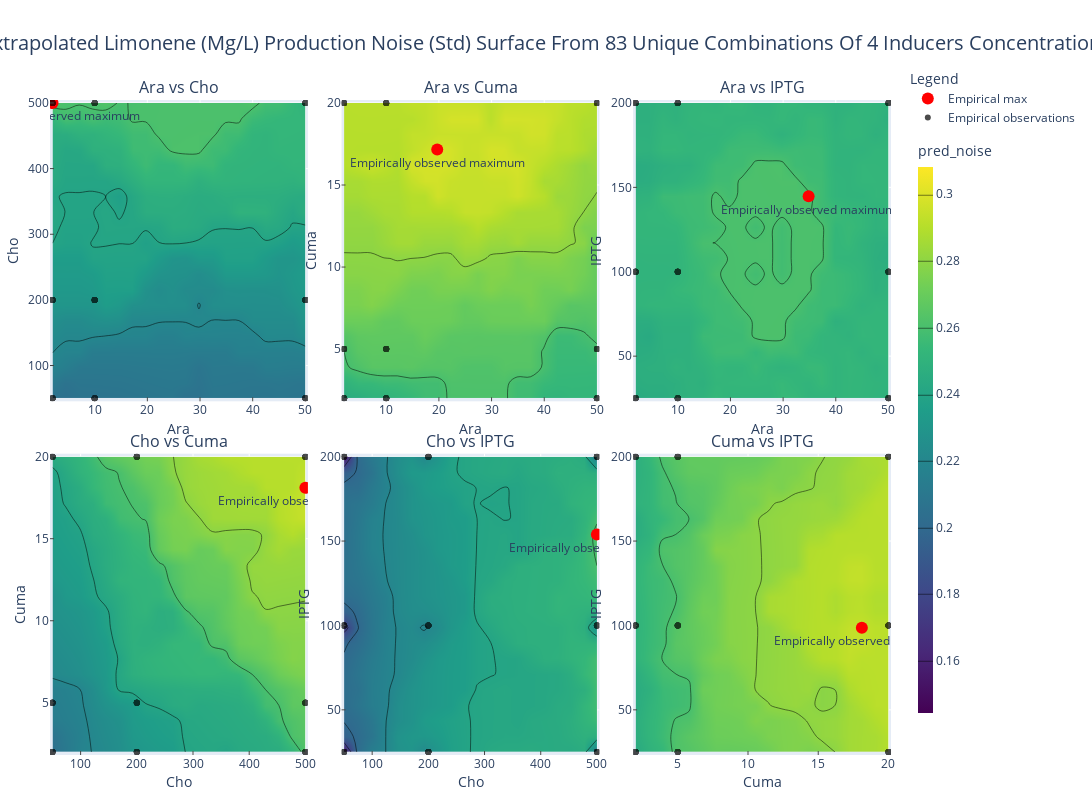

Here is the notebook cell this chart was saved with:
### Code cell
plotter = MeshGridSlicePlotter.MeshGridSlicePlotter(response_mesh_grid, parameters, "pred_noise", optimum_coords, cutoff=50, empirical_grid_df=unique_combinations)
fig = plotter.plot_all_slices()
fig.update_layout(title_text="Extrapolated Limonene (mg/L) production noise (std) surface from 83 unique combinations of 4 inducers concentrations".title(), title_font_size=20)

file_write(fig, "dry-noise")

### Figure 1 — Plotly figure (JSON) as saved in the notebook; plotly's stock layout.template omitted (floating-point values rounded to 4 significant figures; data arrays with more than 128 entries replaced by an {"elided": "..."} marker saying what was removed)
{"data": [{"colorscale": [[0, "#440154"], [0.1111, "#482878"], [0.2222, "#3e4989"], [0.3333, "#31688e"], [0.4444, "#26828e"], [0.5556, "#1f9e89"], [0.6667, "#35b779"], [0.7778, "#6ece58"], [0.8889, "#b5de2b"], [1, "#fde725"]], "contours": {"coloring": "heatmap"}, "legendgroup": "Noise level (mg/L)", "name": "Noise level (mg/L)", "showscale": false, "type": "contour", "x": [2.0, 4.526, 7.053, 9.579, 12.11, 14.63, 17.16, 19.68, 22.21, 24.74, 27.26, 29.79, 32.32, 34.84, 37.37, 39.89, 42.42, 44.95, 47.47, 50.0], "xaxis": "x", "y": [50.0, 73.68, 97.37, 121.1, 144.7, 168.4, 192.1, 215.8, 239.5, 263.2, 286.8, 310.5, 334.2, 357.9, 381.6, 405.3, 428.9, 452.6, 476.3, 500.0], "yaxis": "y", "z": {"elided": "20x20 float values"}, "zmax": 0.3083, "zmin": 0.1444}, {"marker": {"color": "red", "size": 12, "symbol": "circle"}, "mode": "markers+text", "name": "Empirical max", "showlegend": true, "text": ["Empirically observed maximum"], "textposition": "bottom center", "type": "scatter", "x": [2], "xaxis": "x", "y": [500], "yaxis": "y"}, {"marker": {"color": "black", "size": 6}, "mode": "markers", "name": "Empirical observations", "opacity": 0.7, "showlegend": true, "type": "scatter", "x": [2.0, 2.0, 2.0, 2.0, 2.0, 2.0, 2.0, 2.0, 2.0, 2.0, 2.0, 2.0, 2.0, 2.0, 2.0, 2.0, 2.0, 2.0, 2.0, 2.0, 2.0, 2.0, 2.0, 2.0, 2.0, 2.0, 2.0, 10.0, 10.0, 10.0, 10.0, 10.0, 10.0, 10.0, 10.0, 10.0, 10.0, 10.0, 10.0, 10.0, 10.0, 10.0, 10.0, 10.0, 10.0, 10.0, 10.0, 10.0, 10.0, 10.0, 10.0, 10.0, 10.0, 10.0, 50.0, 50.0, 50.0, 50.0, 50.0, 50.0, 50.0, 50.0, 50.0, 50.0, 50.0, 50.0, 50.0, 50.0, 50.0, 50.0, 50.0, 50.0, 50.0, 50.0, 50.0, 50.0, 50.0, 50.0, 50.0, 50.0, 50.0], "xaxis": "x", "y": [50.0, 50.0, 50.0, 50.0, 50.0, 50.0, 50.0, 50.0, 50.0, 200.0, 200.0, 200.0, 200.0, 200.0, 200.0, 200.0, 200.0, 200.0, 500.0, 500.0, 500.0, 500.0, 500.0, 500.0, 500.0, 500.0, 500.0, 50.0, 50.0, 50.0, 50.0, 50.0, 50.0, 50.0, 50.0, 50.0, 200.0, 200.0, 200.0, 200.0, 200.0, 200.0, 200.0, 200.0, 200.0, 500.0, 500.0, 500.0, 500.0, 500.0, 500.0, 500.0, 500.0, 500.0, 50.0, 50.0, 50.0, 50.0, 50.0, 50.0, 50.0, 50.0, 50.0, 200.0, 200.0, 200.0, 200.0, 200.0, 200.0, 200.0, 200.0, 200.0, 500.0, 500.0, 500.0, 500.0, 500.0, 500.0, 500.0, 500.0, 500.0], "yaxis": "y"}, {"colorscale": [[0, "#440154"], [0.1111, "#482878"], [0.2222, "#3e4989"], [0.3333, "#31688e"], [0.4444, "#26828e"], [0.5556, "#1f9e89"], [0.6667, "#35b779"], [0.7778, "#6ece58"], [0.8889, "#b5de2b"], [1, "#fde725"]], "contours": {"coloring": "heatmap"}, "legendgroup": "Noise level (mg/L)", "name": "Noise level (mg/L)", "showscale": false, "type": "contour", "x": [2.0, 4.526, 7.053, 9.579, 12.11, 14.63, 17.16, 19.68, 22.21, 24.74, 27.26, 29.79, 32.32, 34.84, 37.37, 39.89, 42.42, 44.95, 47.47, 50.0], "xaxis": "x2", "y": [2.0, 2.947, 3.895, 4.842, 5.789, 6.737, 7.684, 8.632, 9.579, 10.53, 11.47, 12.42, 13.37, 14.32, 15.26, 16.21, 17.16, 18.11, 19.05, 20.0], "yaxis": "y2", "z": {"elided": "20x20 float values"}, "zmax": 0.3083, "zmin": 0.1444}, {"marker": {"color": "red", "size": 12, "symbol": "circle"}, "mode": "markers+text", "name": "Empirical max", "showlegend": false, "text": ["Empirically observed maximum"], "textposition": "bottom center", "type": "scatter", "x": [19.68], "xaxis": "x2", "y": [17.16], "yaxis": "y2"}, {"marker": {"color": "black", "size": 6}, "mode": "markers", "name": "Empirical observations", "opacity": 0.7, "showlegend": false, "type": "scatter", "x": [2.0, 2.0, 2.0, 2.0, 2.0, 2.0, 2.0, 2.0, 2.0, 2.0, 2.0, 2.0, 2.0, 2.0, 2.0, 2.0, 2.0, 2.0, 2.0, 2.0, 2.0, 2.0, 2.0, 2.0, 2.0, 2.0, 2.0, 10.0, 10.0, 10.0, 10.0, 10.0, 10.0, 10.0, 10.0, 10.0, 10.0, 10.0, 10.0, 10.0, 10.0, 10.0, 10.0, 10.0, 10.0, 10.0, 10.0, 10.0, 10.0, 10.0, 10.0, 10.0, 10.0, 10.0, 50.0, 50.0, 50.0, 50.0, 50.0, 50.0, 50.0, 50.0, 50.0, 50.0, 50.0, 50.0, 50.0, 50.0, 50.0, 50.0, 50.0, 50.0, 50.0, 50.0, 50.0, 50.0, 50.0, 50.0, 50.0, 50.0, 50.0], "xaxis": "x2", "y": [2.0, 2.0, 2.0, 5.0, 5.0, 5.0, 20.0, 20.0, 20.0, 2.0, 2.0, 2.0, 5.0, 5.0, 5.0, 20.0, 20.0, 20.0, 2.0, 2.0, 2.0, 5.0, 5.0, 5.0, 20.0, 20.0, 20.0, 2.0, 2.0, 2.0, 5.0, 5.0, 5.0, 20.0, 20.0, 20.0, 2.0, 2.0, 2.0, 5.0, 5.0, 5.0, 20.0, 20.0, 20.0, 2.0, 2.0, 2.0, 5.0, 5.0, 5.0, 20.0, 20.0, 20.0, 2.0, 2.0, 2.0, 5.0, 5.0, 5.0, 20.0, 20.0, 20.0, 2.0, 2.0, 2.0, 5.0, 5.0, 5.0, 20.0, 20.0, 20.0, 2.0, 2.0, 2.0, 5.0, 5.0, 5.0, 20.0, 20.0, 20.0], "yaxis": "y2"}, {"colorscale": [[0, "#440154"], [0.1111, "#482878"], [0.2222, "#3e4989"], [0.3333, "#31688e"], [0.4444, "#26828e"], [0.5556, "#1f9e89"], [0.6667, "#35b779"], [0.7778, "#6ece58"], [0.8889, "#b5de2b"], [1, "#fde725"]], "contours": {"coloring": "heatmap"}, "legendgroup": "Noise level (mg/L)", "name": "Noise level (mg/L)", "showscale": false, "type": "contour", "x": [2.0, 4.526, 7.053, 9.579, 12.11, 14.63, 17.16, 19.68, 22.21, 24.74, 27.26, 29.79, 32.32, 34.84, 37.37, 39.89, 42.42, 44.95, 47.47, 50.0], "xaxis": "x3", "y": [25.0, 34.21, 43.42, 52.63, 61.84, 71.05, 80.26, 89.47, 98.68, 107.9, 117.1, 126.3, 135.5, 144.7, 153.9, 163.2, 172.4, 181.6, 190.8, 200.0], "yaxis": "y3", "z": {"elided": "20x20 float values"}, "zmax": 0.3083, "zmin": 0.1444}, {"marker": {"color": "red", "size": 12, "symbol": "circle"}, "mode": "markers+text", "name": "Empirical max", "showlegend": false, "text": ["Empirically observed maximum"], "textposition": "bottom center", "type": "scatter", "x": [34.84], "xaxis": "x3", "y": [144.7], "yaxis": "y3"}, {"marker": {"color": "black", "size": 6}, "mode": "markers", "name": "Empirical observations", "opacity": 0.7, "showlegend": false, "type": "scatter", "x": [2.0, 2.0, 2.0, 2.0, 2.0, 2.0, 2.0, 2.0, 2.0, 2.0, 2.0, 2.0, 2.0, 2.0, 2.0, 2.0, 2.0, 2.0, 2.0, 2.0, 2.0, 2.0, 2.0, 2.0, 2.0, 2.0, 2.0, 10.0, 10.0, 10.0, 10.0, 10.0, 10.0, 10.0, 10.0, 10.0, 10.0, 10.0, 10.0, 10.0, 10.0, 10.0, 10.0, 10.0, 10.0, 10.0, 10.0, 10.0, 10.0, 10.0, 10.0, 10.0, 10.0, 10.0, 50.0, 50.0, 50.0, 50.0, 50.0, 50.0, 50.0, 50.0, 50.0, 50.0, 50.0, 50.0, 50.0, 50.0, 50.0, 50.0, 50.0, 50.0, 50.0, 50.0, 50.0, 50.0, 50.0, 50.0, 50.0, 50.0, 50.0], "xaxis": "x3", "y": [25, 100, 200, 25, 100, 200, 25, 100, 200, 25, 100, 200, 25, 100, 200, 25, 100, 200, 25, 100, 200, 25, 100, 200, 25, 100, 200, 25, 100, 200, 25, 100, 200, 25, 100, 200, 25, 100, 200, 25, 100, 200, 25, 100, 200, 25, 100, 200, 25, 100, 200, 25, 100, 200, 25, 100, 200, 25, 100, 200, 25, 100, 200, 25, 100, 200, 25, 100, 200, 25, 100, 200, 25, 100, 200, 25, 100, 200, 25, 100, 200], "yaxis": "y3"}, {"colorscale": [[0, "#440154"], [0.1111, "#482878"], [0.2222, "#3e4989"], [0.3333, "#31688e"], [0.4444, "#26828e"], [0.5556, "#1f9e89"], [0.6667, "#35b779"], [0.7778, "#6ece58"], [0.8889, "#b5de2b"], [1, "#fde725"]], "contours": {"coloring": "heatmap"}, "legendgroup": "Noise level (mg/L)", "name": "Noise level (mg/L)", "showscale": false, "type": "contour", "x": [50.0, 73.68, 97.37, 121.1, 144.7, 168.4, 192.1, 215.8, 239.5, 263.2, 286.8, 310.5, 334.2, 357.9, 381.6, 405.3, 428.9, 452.6, 476.3, 500.0], "xaxis": "x4", "y": [2.0, 2.947, 3.895, 4.842, 5.789, 6.737, 7.684, 8.632, 9.579, 10.53, 11.47, 12.42, 13.37, 14.32, 15.26, 16.21, 17.16, 18.11, 19.05, 20.0], "yaxis": "y4", "z": {"elided": "20x20 float values"}, "zmax": 0.3083, "zmin": 0.1444}, {"marker": {"color": "red", "size": 12, "symbol": "circle"}, "mode": "markers+text", "name": "Empirical max", "showlegend": false, "text": ["Empirically observed maximum"], "textposition": "bottom center", "type": "scatter", "x": [500], "xaxis": "x4", "y": [18.11], "yaxis": "y4"}, {"marker": {"color": "black", "size": 6}, "mode": "markers", "name": "Empirical observations", "opacity": 0.7, "showlegend": false, "type": "scatter", "x": [50.0, 50.0, 50.0, 50.0, 50.0, 50.0, 50.0, 50.0, 50.0, 200.0, 200.0, 200.0, 200.0, 200.0, 200.0, 200.0, 200.0, 200.0, 500.0, 500.0, 500.0, 500.0, 500.0, 500.0, 500.0, 500.0, 500.0, 50.0, 50.0, 50.0, 50.0, 50.0, 50.0, 50.0, 50.0, 50.0, 200.0, 200.0, 200.0, 200.0, 200.0, 200.0, 200.0, 200.0, 200.0, 500.0, 500.0, 500.0, 500.0, 500.0, 500.0, 500.0, 500.0, 500.0, 50.0, 50.0, 50.0, 50.0, 50.0, 50.0, 50.0, 50.0, 50.0, 200.0, 200.0, 200.0, 200.0, 200.0, 200.0, 200.0, 200.0, 200.0, 500.0, 500.0, 500.0, 500.0, 500.0, 500.0, 500.0, 500.0, 500.0], "xaxis": "x4", "y": [2.0, 2.0, 2.0, 5.0, 5.0, 5.0, 20.0, 20.0, 20.0, 2.0, 2.0, 2.0, 5.0, 5.0, 5.0, 20.0, 20.0, 20.0, 2.0, 2.0, 2.0, 5.0, 5.0, 5.0, 20.0, 20.0, 20.0, 2.0, 2.0, 2.0, 5.0, 5.0, 5.0, 20.0, 20.0, 20.0, 2.0, 2.0, 2.0, 5.0, 5.0, 5.0, 20.0, 20.0, 20.0, 2.0, 2.0, 2.0, 5.0, 5.0, 5.0, 20.0, 20.0, 20.0, 2.0, 2.0, 2.0, 5.0, 5.0, 5.0, 20.0, 20.0, 20.0, 2.0, 2.0, 2.0, 5.0, 5.0, 5.0, 20.0, 20.0, 20.0, 2.0, 2.0, 2.0, 5.0, 5.0, 5.0, 20.0, 20.0, 20.0], "yaxis": "y4"}, {"colorscale": [[0, "#440154"], [0.1111, "#482878"], [0.2222, "#3e4989"], [0.3333, "#31688e"], [0.4444, "#26828e"], [0.5556, "#1f9e89"], [0.6667, "#35b779"], [0.7778, "#6ece58"], [0.8889, "#b5de2b"], [1, "#fde725"]], "contours": {"coloring": "heatmap"}, "legendgroup": "Noise level (mg/L)", "name": "Noise level (mg/L)", "showscale": false, "type": "contour", "x": [50.0, 73.68, 97.37, 121.1, 144.7, 168.4, 192.1, 215.8, 239.5, 263.2, 286.8, 310.5, 334.2, 357.9, 381.6, 405.3, 428.9, 452.6, 476.3, 500.0], "xaxis": "x5", "y": [25.0, 34.21, 43.42, 52.63, 61.84, 71.05, 80.26, 89.47, 98.68, 107.9, 117.1, 126.3, 135.5, 144.7, 153.9, 163.2, 172.4, 181.6, 190.8, 200.0], "yaxis": "y5", "z": {"elided": "20x20 float values"}, "zmax": 0.3083, "zmin": 0.1444}, {"marker": {"color": "red", "size": 12, "symbol": "circle"}, "mode": "markers+text", "name": "Empirical max", "showlegend": false, "text": ["Empirically observed maximum"], "textposition": "bottom center", "type": "scatter", "x": [500], "xaxis": "x5", "y": [153.9], "yaxis": "y5"}, {"marker": {"color": "black", "size": 6}, "mode": "markers", "name": "Empirical observations", "opacity": 0.7, "showlegend": false, "type": "scatter", "x": [50.0, 50.0, 50.0, 50.0, 50.0, 50.0, 50.0, 50.0, 50.0, 200.0, 200.0, 200.0, 200.0, 200.0, 200.0, 200.0, 200.0, 200.0, 500.0, 500.0, 500.0, 500.0, 500.0, 500.0, 500.0, 500.0, 500.0, 50.0, 50.0, 50.0, 50.0, 50.0, 50.0, 50.0, 50.0, 50.0, 200.0, 200.0, 200.0, 200.0, 200.0, 200.0, 200.0, 200.0, 200.0, 500.0, 500.0, 500.0, 500.0, 500.0, 500.0, 500.0, 500.0, 500.0, 50.0, 50.0, 50.0, 50.0, 50.0, 50.0, 50.0, 50.0, 50.0, 200.0, 200.0, 200.0, 200.0, 200.0, 200.0, 200.0, 200.0, 200.0, 500.0, 500.0, 500.0, 500.0, 500.0, 500.0, 500.0, 500.0, 500.0], "xaxis": "x5", "y": [25, 100, 200, 25, 100, 200, 25, 100, 200, 25, 100, 200, 25, 100, 200, 25, 100, 200, 25, 100, 200, 25, 100, 200, 25, 100, 200, 25, 100, 200, 25, 100, 200, 25, 100, 200, 25, 100, 200, 25, 100, 200, 25, 100, 200, 25, 100, 200, 25, 100, 200, 25, 100, 200, 25, 100, 200, 25, 100, 200, 25, 100, 200, 25, 100, 200, 25, 100, 200, 25, 100, 200, 25, 100, 200, 25, 100, 200, 25, 100, 200], "yaxis": "y5"}, {"colorbar": {"len": 0.9, "thickness": 15, "title": {"text": "pred_noise"}, "x": 1.02, "y": 0.5, "yanchor": "middle"}, "colorscale": [[0, "#440154"], [0.1111, "#482878"], [0.2222, "#3e4989"], [0.3333, "#31688e"], [0.4444, "#26828e"], [0.5556, "#1f9e89"], [0.6667, "#35b779"], [0.7778, "#6ece58"], [0.8889, "#b5de2b"], [1, "#fde725"]], "contours": {"coloring": "heatmap"}, "legendgroup": "Noise level (mg/L)", "name": "Noise level (mg/L)", "showscale": true, "type": "contour", "x": [2.0, 2.947, 3.895, 4.842, 5.789, 6.737, 7.684, 8.632, 9.579, 10.53, 11.47, 12.42, 13.37, 14.32, 15.26, 16.21, 17.16, 18.11, 19.05, 20.0], "xaxis": "x6", "y": [25.0, 34.21, 43.42, 52.63, 61.84, 71.05, 80.26, 89.47, 98.68, 107.9, 117.1, 126.3, 135.5, 144.7, 153.9, 163.2, 172.4, 181.6, 190.8, 200.0], "yaxis": "y6", "z": {"elided": "20x20 float values"}, "zmax": 0.3083, "zmin": 0.1444}, {"marker": {"color": "red", "size": 12, "symbol": "circle"}, "mode": "markers+text", "name": "Empirical max", "showlegend": false, "text": ["Empirically observed maximum"], "textposition": "bottom center", "type": "scatter", "x": [18.11], "xaxis": "x6", "y": [98.68], "yaxis": "y6"}, {"marker": {"color": "black", "size": 6}, "mode": "markers", "name": "Empirical observations", "opacity": 0.7, "showlegend": false, "type": "scatter", "x": [2.0, 2.0, 2.0, 5.0, 5.0, 5.0, 20.0, 20.0, 20.0, 2.0, 2.0, 2.0, 5.0, 5.0, 5.0, 20.0, 20.0, 20.0, 2.0, 2.0, 2.0, 5.0, 5.0, 5.0, 20.0, 20.0, 20.0, 2.0, 2.0, 2.0, 5.0, 5.0, 5.0, 20.0, 20.0, 20.0, 2.0, 2.0, 2.0, 5.0, 5.0, 5.0, 20.0, 20.0, 20.0, 2.0, 2.0, 2.0, 5.0, 5.0, 5.0, 20.0, 20.0, 20.0, 2.0, 2.0, 2.0, 5.0, 5.0, 5.0, 20.0, 20.0, 20.0, 2.0, 2.0, 2.0, 5.0, 5.0, 5.0, 20.0, 20.0, 20.0, 2.0, 2.0, 2.0, 5.0, 5.0, 5.0, 20.0, 20.0, 20.0], "xaxis": "x6", "y": [25, 100, 200, 25, 100, 200, 25, 100, 200, 25, 100, 200, 25, 100, 200, 25, 100, 200, 25, 100, 200, 25, 100, 200, 25, 100, 200, 25, 100, 200, 25, 100, 200, 25, 100, 200, 25, 100, 200, 25, 100, 200, 25, 100, 200, 25, 100, 200, 25, 100, 200, 25, 100, 200, 25, 100, 200, 25, 100, 200, 25, 100, 200, 25, 100, 200, 25, 100, 200, 25, 100, 200, 25, 100, 200, 25, 100, 200, 25, 100, 200], "yaxis": "y6"}], "layout": {"annotations": [{"font": {"size": 16}, "showarrow": false, "text": "Ara vs Cho", "x": 0.1533, "xanchor": "center", "xref": "paper", "y": 1, "yanchor": "bottom", "yref": "paper"}, {"font": {"size": 16}, "showarrow": false, "text": "Ara vs Cuma", "x": 0.5, "xanchor": "center", "xref": "paper", "y": 1, "yanchor": "bottom", "yref": "paper"}, {"font": {"size": 16}, "showarrow": false, "text": "Ara vs IPTG", "x": 0.8467, "xanchor": "center", "xref": "paper", "y": 1, "yanchor": "bottom", "yref": "paper"}, {"font": {"size": 16}, "showarrow": false, "text": "Cho vs Cuma", "x": 0.1533, "xanchor": "center", "xref": "paper", "y": 0.46, "yanchor": "bottom", "yref": "paper"}, {"font": {"size": 16}, "showarrow": false, "text": "Cho vs IPTG", "x": 0.5, "xanchor": "center", "xref": "paper", "y": 0.46, "yanchor": "bottom", "yref": "paper"}, {"font": {"size": 16}, "showarrow": false, "text": "Cuma vs IPTG", "x": 0.8467, "xanchor": "center", "xref": "paper", "y": 0.46, "yanchor": "bottom", "yref": "paper"}], "height": 800, "legend": {"orientation": "v", "title": {"text": "Legend"}, "y": 0.95, "yanchor": "bottom"}, "margin": {"b": 40, "l": 40, "r": 120, "t": 100}, "showlegend": true, "title": {"font": {"size": 20}, "text": "Extrapolated Limonene (Mg/L) Production Noise (Std) Surface From 83 Unique Combinations Of 4 Inducers Concentrations", "x": 0.5}, "width": 1400, "xaxis": {"anchor": "y", "autorange": false, "domain": [0, 0.3067], "range": [1.52, 50.48], "ticklen": 4, "ticks": "inside", "title": {"standoff": 6, "text": "Ara"}}, "xaxis2": {"anchor": "y2", "autorange": false, "domain": [0.3467, 0.6533], "range": [1.52, 50.48], "ticklen": 4, "ticks": "inside", "title": {"standoff": 6, "text": "Ara"}}, "xaxis3": {"anchor": "y3", "autorange": false, "domain": [0.6933, 1], "range": [1.52, 50.48], "ticklen": 4, "ticks": "inside", "title": {"standoff": 6, "text": "Ara"}}, "xaxis4": {"anchor": "y4", "autorange": false, "domain": [0, 0.3067], "range": [45.5, 504.5], "ticklen": 4, "ticks": "inside", "title": {"standoff": 6, "text": "Cho"}}, "xaxis5": {"anchor": "y5", "autorange": false, "domain": [0.3467, 0.6533], "range": [45.5, 504.5], "ticklen": 4, "ticks": "inside", "title": {"standoff": 6, "text": "Cho"}}, "xaxis6": {"anchor": "y6", "autorange": false, "domain": [0.6933, 1], "range": [1.82, 20.18], "ticklen": 4, "ticks": "inside", "title": {"standoff": 6, "text": "Cuma"}}, "yaxis": {"anchor": "x", "autorange": false, "domain": [0.54, 1], "range": [45.5, 504.5], "ticklen": 4, "ticks": "inside", "title": {"standoff": 6, "text": "Cho"}}, "yaxis2": {"anchor": "x2", "autorange": false, "domain": [0.54, 1], "range": [1.82, 20.18], "ticklen": 4, "ticks": "inside", "title": {"standoff": 6, "text": "Cuma"}}, "yaxis3": {"anchor": "x3", "autorange": false, "domain": [0.54, 1], "range": [23.25, 201.8], "ticklen": 4, "ticks": "inside", "title": {"standoff": 6, "text": "IPTG"}}, "yaxis4": {"anchor": "x4", "autorange": false, "domain": [0, 0.46], "range": [1.82, 20.18], "ticklen": 4, "ticks": "inside", "title": {"standoff": 6, "text": "Cuma"}}, "yaxis5": {"anchor": "x5", "autorange": false, "domain": [0, 0.46], "range": [23.25, 201.8], "ticklen": 4, "ticks": "inside", "title": {"standoff": 6, "text": "IPTG"}}, "yaxis6": {"anchor": "x6", "autorange": false, "domain": [0, 0.46], "range": [23.25, 201.8], "ticklen": 4, "ticks": "inside", "title": {"standoff": 6, "text": "IPTG"}}}}
